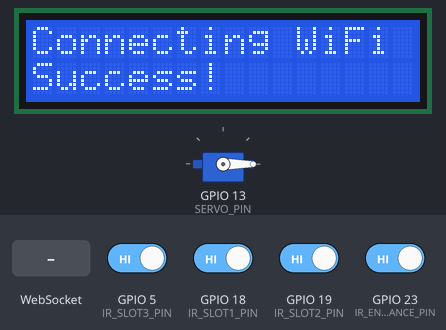
Recording of a sketch running on a simulated ESP32. On the bench: 16×2 character LCD, servo. The inputs (shaded band) are chosen by the test bench; at power-on: GPIO 5 (IR_SLOT3_PIN), GPIO 18 (IR_SLOT1_PIN), GPIO 19 (IR_SLOT2_PIN), GPIO 23 (IR_ENTRANCE_PIN) HIGH. WiFi joins after 1.5 s; servers stay silent unless stated; EEPROM starts erased; what the sketch prints to the serial monitor is not drawn.

Above: at 3.7 s.
At 5.8 s:
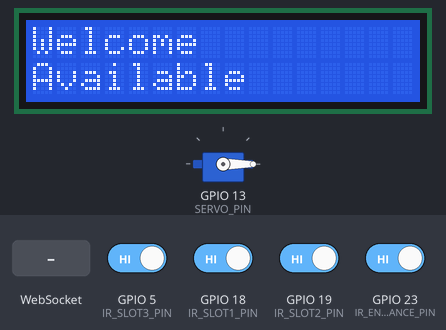
5.9 s: WebSocket text "GATE_OPEN" received
At 6.9 s:
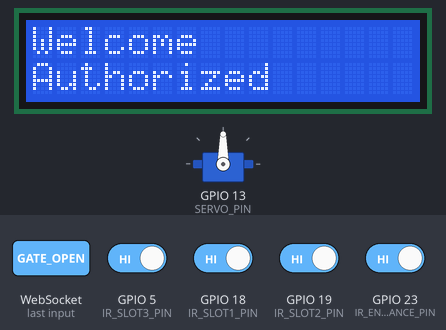
7.4 s: WebSocket text "GATE_DENIED" received
At 8.2 s:
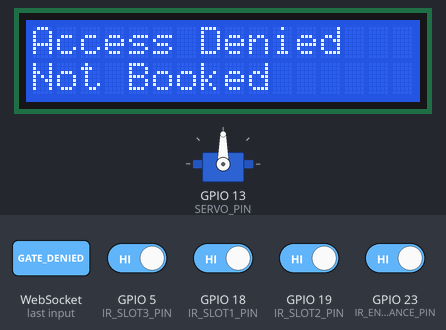
11.9 s: GPIO 23 (IR_ENTRANCE_PIN) driven LOW
At 13.1 s:
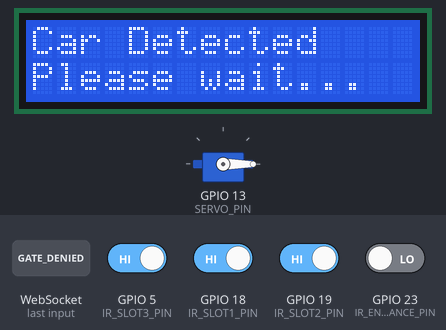
Timing chart, 0 to 14.9 s (numbered marks = the images above; inputs shaded):
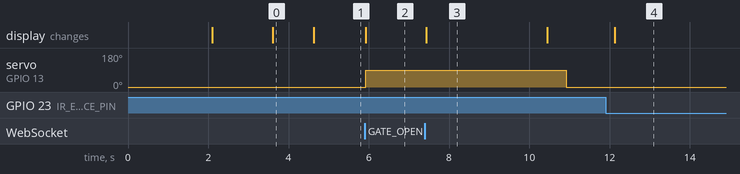

Measured:
- after the input at 5.9 s, servo on GPIO 13 (SERVO_PIN): 0° → 90° at once; the display: changes at once (image 2)
- after the input at 7.4 s, the display: changes at once (image 3)
- after the input at 11.9 s, the display: changes after 0.23 s (image 4)
- what the display in image 0 shows lasts 1.0 s, from 3.6 s to 4.6 s
- what the display in image 3 shows lasts 3.0 s, from 7.4 s to 10.4 s

The sketch:

esp32_firmware.ino
```cpp
#include <WiFi.h>
#include <WebSocketsClient.h>
#include <ESP32Servo.h>
#include <LiquidCrystal_I2C.h>
#include <Preferences.h>

// --- CONFIGURATION ---
const char* ssid = "Zoo";
const char* password = "Mirha@2023";
// Default Server IP (can be updated via Serial command: SET_IP 192.168.x.x)
String ws_server_ip = "192.168.0.3";
const int ws_port = 5000;
const int STATION_ID = 1;

// --- PINS ---
const int SERVO_PIN = 13;
const int IR_SLOT1_PIN = 18;
const int IR_SLOT2_PIN = 19;
const int IR_SLOT3_PIN = 5;
const int IR_ENTRANCE_PIN = 23;

// --- OBJECTS ---
WebSocketsClient webSocket;
Servo gateServo;
LiquidCrystal_I2C lcd(0x27, 16, 2);
Preferences preferences;

// --- STATE ---
bool isGateOpen = false;
unsigned long gateOpenTime = 0;
const unsigned long GATE_OPEN_DURATION = 5000;
bool isScanning = false;
unsigned long scanStartTime = 0;
const unsigned long SCAN_TIMEOUT = 10000; // Reset scanning after 10s if no response

// Debounce
unsigned long lastDebounceTime[4] = {0, 0, 0, 0};
int lastSensorState[4] = {HIGH, HIGH, HIGH, HIGH};
const unsigned long DEBOUNCE_DELAY = 200;
bool lastEntranceState = HIGH;
unsigned long lastEntranceDebounceTime = 0;

void setup() {
  Serial.begin(115200);

  // Load Saved IP
  preferences.begin("config", false); // Namespace "config", read/write
  String savedIP = preferences.getString("server_ip", "");
  if (savedIP.length() > 0) {
    ws_server_ip = savedIP;
    Serial.println("Loaded Saved IP: " + ws_server_ip);
  } else {
    Serial.println("Using Default IP: " + ws_server_ip);
  }

  // LCD Setup
  lcd.init();
  lcd.backlight();
  lcd.setCursor(0, 0);
  lcd.print("Booting...");
  lcd.setCursor(0, 1);
  lcd.print(ws_server_ip); // Show IP on boot
  delay(2000);

  // Servo Setup
  gateServo.attach(SERVO_PIN);
  gateServo.write(0);

  // Sensor Setup
  pinMode(IR_SLOT1_PIN, INPUT);
  pinMode(IR_SLOT2_PIN, INPUT);
  pinMode(IR_SLOT3_PIN, INPUT);
  pinMode(IR_ENTRANCE_PIN, INPUT);

  // WiFi Connect
  connectWiFi();

  // WebSocket Connect
  connectWebSocket();
}

void loop() {
  webSocket.loop();
  checkSerialForConfig(); // Check for IP updates

  // Handle Gate Auto-Close
  if (isGateOpen && millis() - gateOpenTime > GATE_OPEN_DURATION) {
    closeGate();
  }

  // Handle Scan Timeout
  if (isScanning && millis() - scanStartTime > SCAN_TIMEOUT) {
    isScanning = false;
    resetLCD();
  }

  // Read Sensors
  checkSensor(IR_SLOT1_PIN, 1, 0);
  checkSensor(IR_SLOT2_PIN, 2, 1);
  checkSensor(IR_SLOT3_PIN, 3, 2);
  checkEntranceSensor();
}

void connectWiFi() {
  lcd.clear();
  lcd.print("Connecting WiFi");
  WiFi.begin(ssid, password);
  int attempts = 0;
  while (WiFi.status() != WL_CONNECTED && attempts < 20) {
    delay(500);
    Serial.print(".");
    attempts++;
  }

  if (WiFi.status() == WL_CONNECTED) {
    Serial.println("\nWiFi Connected");
    lcd.setCursor(0, 1);
    lcd.print("Success!");
  } else {
    Serial.println("\nWiFi Failed");
    lcd.setCursor(0, 1);
    lcd.print("WiFi Failed");
  }
  delay(1000);
  resetLCD();
}

void connectWebSocket() {
  Serial.println("Connecting WS to: " + ws_server_ip);
  webSocket.begin(ws_server_ip.c_str(), ws_port, "/ws");
  webSocket.onEvent(webSocketEvent);
  webSocket.setReconnectInterval(5000);
}

// --- Dynamic Configuration ---
void checkSerialForConfig() {
  if (Serial.available()) {
    String input = Serial.readStringUntil('\n');
    input.trim();

    if (input.startsWith("SET_IP ")) {
      String newIP = input.substring(7);
      if (newIP.length() > 6) { // Basic validation
        preferences.putString("server_ip", newIP);
        Serial.println("Saved New IP: " + newIP);
        Serial.println("Restarting...");
        lcd.clear();
        lcd.print("IP Updated!");
        lcd.setCursor(0, 1);
        lcd.print("Restarting...");
        delay(1000);
        ESP.restart();
      }
    } else if (input == "GET_IP") {
      Serial.println("Current Server IP: " + ws_server_ip);
    }
  }
}

void resetLCD() {
  lcd.clear();
  lcd.setCursor(0, 0);
  lcd.print("Welcome");
  lcd.setCursor(0, 1);
  lcd.print("Available");
}

void checkSensor(int pin, int slotId, int index) {
  int reading = digitalRead(pin);
  if (reading != lastSensorState[index]) {
    lastDebounceTime[index] = millis();
  }
  if ((millis() - lastDebounceTime[index]) > DEBOUNCE_DELAY) {
     // Stable
  }

  if (reading == LOW) { // Occupied
      sendSlotUpdate(slotId, true);
  } else {
      sendSlotUpdate(slotId, false);
  }
  lastSensorState[index] = reading;
}

void checkEntranceSensor() {
  int reading = digitalRead(IR_ENTRANCE_PIN);

  if (reading != lastEntranceState) {
    lastEntranceDebounceTime = millis();
  }

  if ((millis() - lastEntranceDebounceTime) > DEBOUNCE_DELAY) {
    // If state has changed
    if (reading == LOW && !isGateOpen) { // Only trigger if gate is closed
       // Only trigger once when it goes LOW
       // But we need to make sure we don't re-trigger if it stays LOW?
       // The logic above `reading != lastEntranceState` handles the transition.
       // Wait, no. If reading is LOW and stable, this block runs every loop.
       // I need a separate "triggered" flag or just compare to a stored "stable" state.
    }
  }

  // Simplified logic: Just check if it went LOW and wasn't LOW before (after debounce)
  // Actually, let's just use a simple state check like the other sensors.
  static int stableEntranceState = HIGH;

  if ((millis() - lastEntranceDebounceTime) > DEBOUNCE_DELAY) {
    if (reading != stableEntranceState) {
      stableEntranceState = reading;

      if (stableEntranceState == LOW && !isScanning && !isGateOpen) {
         isScanning = true;
         scanStartTime = millis();

         lcd.clear();
         lcd.setCursor(0, 0);
         lcd.print("Car Detected");
         lcd.setCursor(0, 1);
         lcd.print("Please wait...");

         String json = "{\"type\":\"CAMERA_TRIGGER\", \"stationId\": " + String(STATION_ID) + "}";
         webSocket.sendTXT(json);
      }
    }
  }

  lastEntranceState = reading;
}

void sendSlotUpdate(int slotId, bool isOccupied) {
  static bool lastStatus[4] = {false, false, false, false};
  if (lastStatus[slotId] != isOccupied) {
      String json = "{\"type\":\"SLOT_UPDATE\", \"stationId\": " + String(STATION_ID) +
                    ", \"slotId\": " + String(slotId) +
                    ", \"isOccupied\": " + (isOccupied ? "true" : "false") + "}";
      webSocket.sendTXT(json);
      lastStatus[slotId] = isOccupied;
  }
}

void openGate(String userName, int slotId) {
  Serial.println("Opening Gate");
  lcd.clear();
  lcd.setCursor(0, 0);
  lcd.print("Welcome " + userName.substring(0, 8));
  lcd.setCursor(0, 1);
  if (slotId > 0) {
    lcd.print("Go to Slot " + String(slotId));
  } else {
    lcd.print("Authorized");
  }
  gateServo.write(90);
  isGateOpen = true;
  isScanning = false; // Stop scanning mode
  gateOpenTime = millis();
}

void denyAccess() {
  Serial.println("Access Denied");
  lcd.clear();
  lcd.setCursor(0, 0);
  lcd.print("Access Denied");
  lcd.setCursor(0, 1);
  lcd.print("Not Booked");
  isScanning = false; // Stop scanning mode
  delay(3000);
  resetLCD();
}

void closeGate() {
  Serial.println("Closing Gate");
  gateServo.write(0);
  isGateOpen = false;
  resetLCD();
}

void webSocketEvent(WStype_t type, uint8_t * payload, size_t length) {
  switch(type) {
    case WStype_DISCONNECTED:
      Serial.println("WS Disconnected");
      break;
    case WStype_CONNECTED:
      Serial.println("WS Connected");
      webSocket.sendTXT("{\"type\":\"REGISTER_ESP32\", \"stationId\": " + String(STATION_ID) + "}");
      break;
    case WStype_TEXT:
      Serial.printf("WS Message: %s\n", payload);
      String msg = (char*)payload;
      if (msg.indexOf("GATE_OPEN") >= 0) {
        String name = "";
        int slotId = 0;

        int nameIdx = msg.indexOf("\"name\":\"");
        if (nameIdx > 0) {
           int endIdx = msg.indexOf("\"", nameIdx + 8);
           name = msg.substring(nameIdx + 8, endIdx);
        }

        int slotIdx = msg.indexOf("\"slotId\":");
        if (slotIdx > 0) {
           // Simple parse, assuming it's followed by number and comma or brace
           String slotStr = msg.substring(slotIdx + 9);
           slotId = slotStr.toInt();
        }

        openGate(name, slotId);
      } else if (msg.indexOf("GATE_DENIED") >= 0) {
        denyAccess();
      }
      break;
  }
}
```
